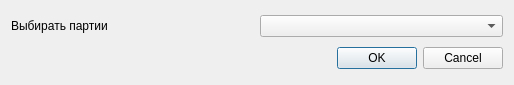
<?xml version="1.0" encoding="UTF-8"?>
<ui version="4.0">
 <class>DialogFlt</class>
 <widget class="QDialog" name="DialogFlt">
  <property name="geometry">
   <rect>
    <x>0</x>
    <y>0</y>
    <width>514</width>
    <height>85</height>
   </rect>
  </property>
  <property name="windowTitle">
   <string>Укажите фильтр</string>
  </property>
  <layout class="QVBoxLayout" name="verticalLayout">
   <item>
    <layout class="QHBoxLayout" name="horizontalLayout">
     <item>
      <widget class="QLabel" name="label">
       <property name="text">
        <string>Выбирать партии</string>
       </property>
      </widget>
     </item>
     <item>
      <widget class="QComboBox" name="comboBox"/>
     </item>
    </layout>
   </item>
   <item>
    <widget class="QDialogButtonBox" name="buttonBox">
     <property name="orientation">
      <enum>Qt::Horizontal</enum>
     </property>
     <property name="standardButtons">
      <set>QDialogButtonBox::Cancel|QDialogButtonBox::Ok</set>
     </property>
    </widget>
   </item>
  </layout>
 </widget>
 <resources/>
 <connections>
  <connection>
   <sender>buttonBox</sender>
   <signal>accepted()</signal>
   <receiver>DialogFlt</receiver>
   <slot>accept()</slot>
   <hints>
    <hint type="sourcelabel">
     <x>248</x>
     <y>254</y>
    </hint>
    <hint type="destinationlabel">
     <x>157</x>
     <y>274</y>
    </hint>
   </hints>
  </connection>
  <connection>
   <sender>buttonBox</sender>
   <signal>rejected()</signal>
   <receiver>DialogFlt</receiver>
   <slot>reject()</slot>
   <hints>
    <hint type="sourcelabel">
     <x>316</x>
     <y>260</y>
    </hint>
    <hint type="destinationlabel">
     <x>286</x>
     <y>274</y>
    </hint>
   </hints>
  </connection>
 </connections>
</ui>
